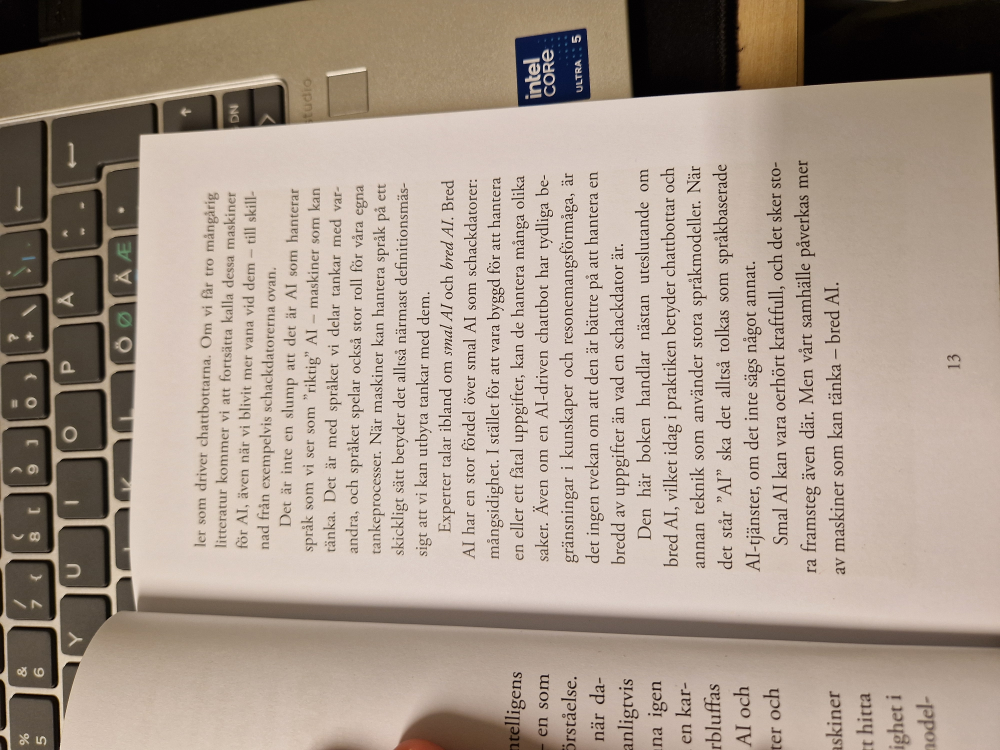
#> input picture Ai för nybörjare 2.0/20260828_091738.jpg, 4000 x 3000 px, found by its file name (shown at 1/4 size); its folder holds only this picture in this run
$ python step1_ocr.py
#> lines starting #> are read from the running program, lines starting #| are printed output that depends on the picture; after the words box and inside, x2 and y2 are one past the last pixel; in counts of white or black regions, pixels touching at a corner belong together
#!/usr/bin/env python3
"""Bokskannings-pipeline steg 1: beskär + OCR + sidnumrering.
159 foton ur repo -> beskurna huvudsidor -> OCR (swe) -> manifest med sidnummer.
"""
import os, re, json, subprocess, sys
from PIL import Image, ImageOps
import cv2
import numpy as np

SRC = "/home/agentops/bok-projekt/repo/Ai för nybörjare 2.0"
OUT_CROP = "/home/agentops/bok-projekt/crop"
OUT_OCR = "/home/agentops/bok-projekt/ocr"
os.makedirs(OUT_CROP, exist_ok=True)
os.makedirs(OUT_OCR, exist_ok=True)

files = sorted(f for f in os.listdir(SRC) if f.lower().endswith(".jpg"))
print(f"Antal foton: {len(files)}", flush=True)

def find_page_crop(im):
    """Hitta den största ljusa ytan (huvudsidan) och returnera bbox (l,t,r,b) i full upplösning."""
    small = im.resize((im.width // 6, im.height // 6))
    g = cv2.cvtColor(np.array(small), cv2.COLOR_RGB2GRAY)
    g = cv2.GaussianBlur(g, (5, 5), 0)
    _, th = cv2.threshold(g, 0, 255, cv2.THRESH_BINARY + cv2.THRESH_OTSU)
    th = cv2.morphologyEx(th, cv2.MORPH_CLOSE, np.ones((7, 7), np.uint8))
    th = cv2.morphologyEx(th, cv2.MORPH_OPEN, np.ones((5, 5), np.uint8))
    n, labels, stats, _ = cv2.connectedComponentsWithStats(th)
    if n < 2:
        return None
    # största komponent (index 0 = bakgrund)
    areas = stats[1:, cv2.CC_STAT_AREA]
    idx = 1 + int(np.argmax(areas))
    x, y, w, h = (stats[idx, cv2.CC_STAT_LEFT], stats[idx, cv2.CC_STAT_TOP],
                  stats[idx, cv2.CC_STAT_WIDTH], stats[idx, cv2.CC_STAT_HEIGHT])
    sc = im.width / small.width
    pad = int(0.01 * im.width)
    l = max(0, int(x * sc) - pad); t = max(0, int(y * sc) - pad)
    r = min(im.width, int((x + w) * sc) + pad); b = min(im.height, int((y + h) * sc) + pad)
    area_frac = (w * h) / (small.width * small.height)
    return (l, t, r, b), area_frac

# [10 lines left out: function page_number_from_text, not called in this run]

manifest = []
for i, fn in enumerate(files, 1):
    try:
        im = Image.open(os.path.join(SRC, fn))
#> im is the input picture: PIL image 4000x3000 RGB; mean R, G, B 169.3, 153.9, 140.7
        im = ImageOps.exif_transpose(im).convert("RGB")
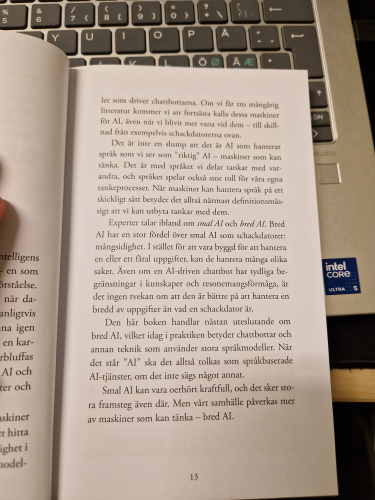
#> im: PIL image 3000x4000 RGB (shown at 1/8 size); mean R, G, B 169.3, 153.9, 140.7
        res = find_page_crop(im)
#> in find_page_crop, `small = im.resize((im.width // 6, im.height // 6))`:
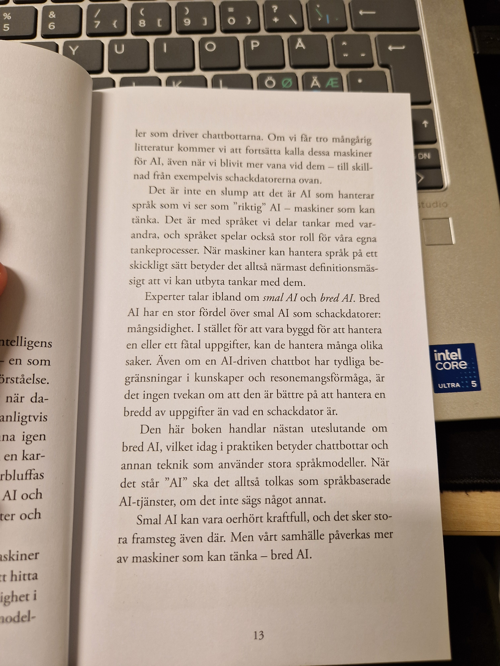
#> small: PIL image 500x666 RGB; mean R, G, B 169.3, 153.9, 140.7
#> in find_page_crop, `g = cv2.GaussianBlur(g, (5, 5), 0)`:
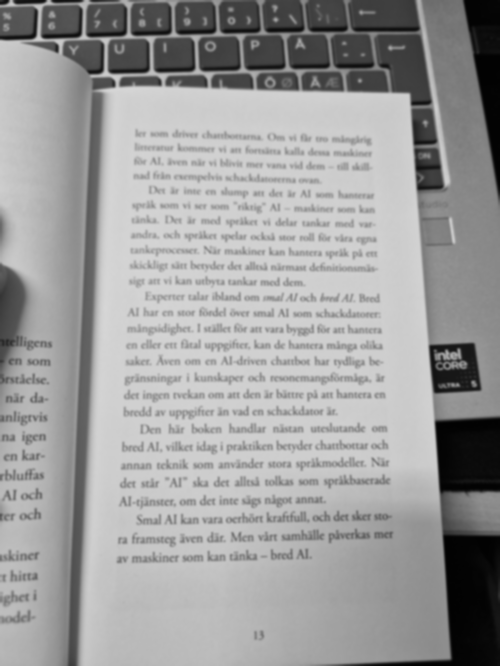
#> g: shape (666, 500); min 1, max 214, mean 157
#> in find_page_crop, `_, th = cv2.threshold(g, 0, 255, cv2.THRESH_BINARY + cv2.THRESH_OTSU)`:
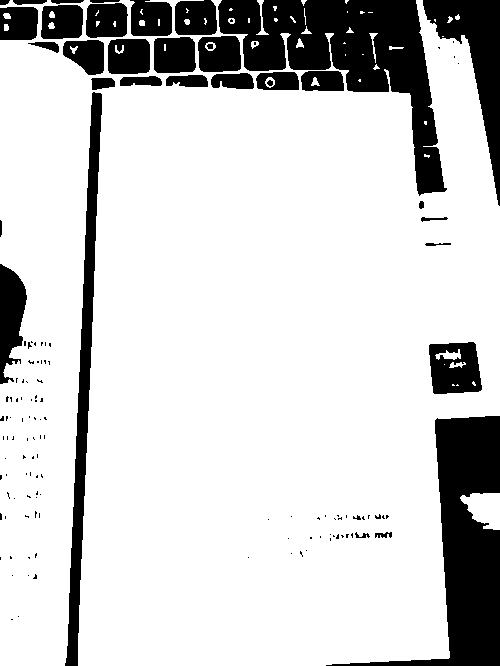
#> th: shape (666, 500); 81.4% white; 137 black regions (102 under 20 px), largest, box (x1, y1, x2, y2) and area: (218, 0, 447, 196) 16577, (326, 416, 500, 666) 13786, (65, 92, 102, 666) 6044
#> in find_page_crop, `th = cv2.morphologyEx(th, cv2.MORPH_OPEN, np.ones((5, 5), np.uint8))`:
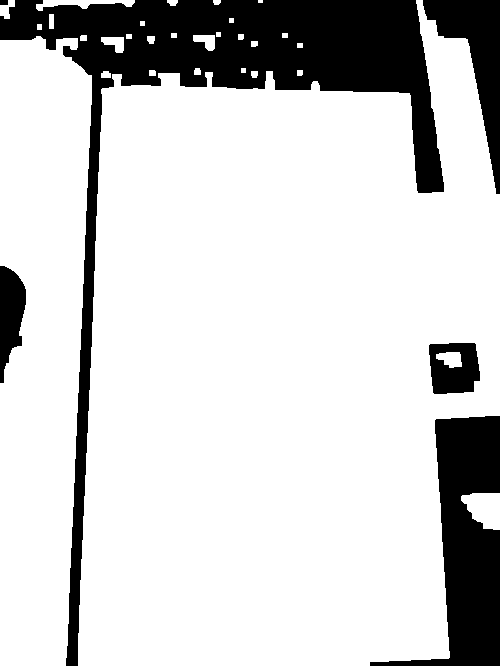
#> th: shape (666, 500); 81.2% white; 6 black regions, box (x1, y1, x2, y2) and area: (0, 0, 444, 666) 39514, (370, 416, 500, 666) 13653, (423, 0, 500, 194) 5360, (0, 266, 26, 383) 2001, (429, 343, 480, 394) 1998, (0, 0, 8, 5) 40
#> in find_page_crop, `n, labels, stats, _ = cv2.connectedComponentsWithStats(th)`:
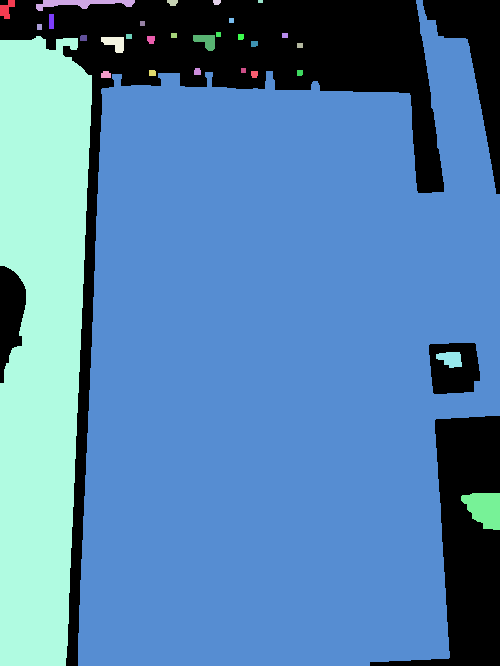
#> labels: shape (666, 500) int32; 31 distinct labels, from 0 to 30; one colour per label, 0 black
#> in find_page_crop, `n, labels, stats, _ = cv2.connectedComponentsWithStats(th)`: n = 31; stats = 31 rows, first 6: [0, 0, 500, 666, 62566], [0, 0, 15, 19, 166], [36, 0, 99, 11, 532], [167, 0, 11, 6, 53], [213, 0, 8, 5, 35], [258, 0, 5, 3, 15]
#> in find_page_crop, `areas = stats[1:, cv2.CC_STAT_AREA]`: areas = 30 values, max 219472 at index 5, min 15 at index 4, mean 9014.5
#> in find_page_crop, `idx = 1 + int(np.argmax(areas))`: idx = 6
#> in find_page_crop, `x, y, w, h = (stats[idx, cv2.CC_STAT_LEFT], stats[idx, cv2.CC_STAT_TOP..`: x = 78; y = 0; w = 422; h = 666
#> in find_page_crop, `l = max(0, int(x * sc) - pad)`: l = 438
#> in find_page_crop, `t = max(0, int(y * sc) - pad)`: t = 0
#> in find_page_crop, `r = min(im.width, int((x + w) * sc) + pad)`: r = 3000
#> in find_page_crop, `b = min(im.height, int((y + h) * sc) + pad)`: b = 4000
#> in find_page_crop, `area_frac = (w * h) / (small.width * small.height)`: area_frac = 0.844
#> res = ((438, 0, 3000, 4000), 0.844)
        if res:
            (l, t, r, b), frac = res
#> l = 438; t = 0; r = 3000; b = 4000; frac = 0.844
            crop = im.crop((l, t, r, b))
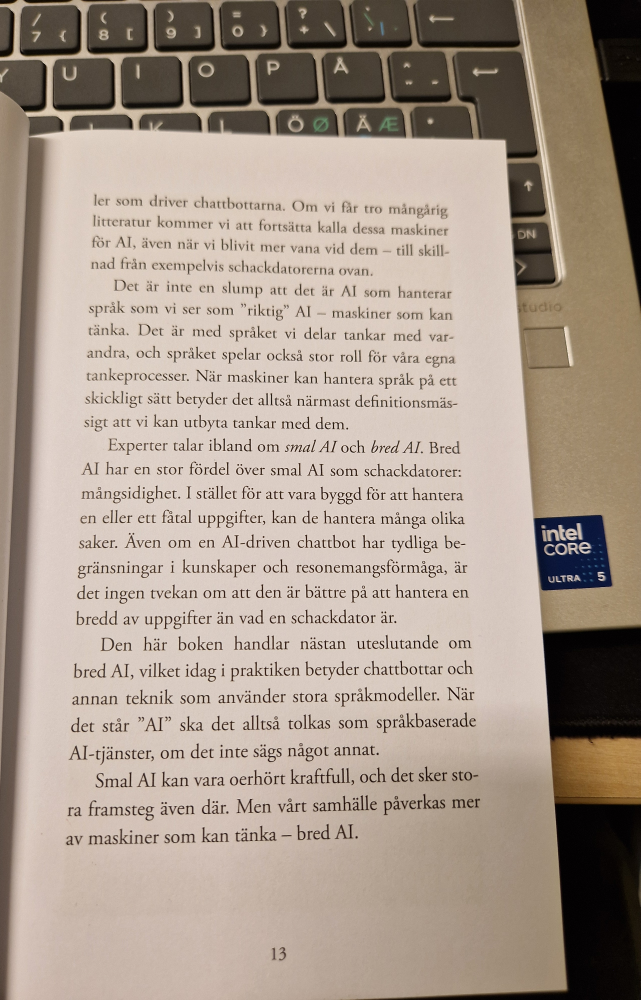
#> crop: PIL image 2562x4000 RGB (shown at 1/4 size); mean R, G, B 168.7, 153.8, 140.8
        else:
            crop, frac = im, 1.0
        # skala ner till max 1800 px bredd för PDF/OCR-hastighet
        if crop.width > 1800:
            nh = int(crop.height * 1800 / crop.width)
            crop = crop.resize((1800, nh), Image.LANCZOS)
#> crop: PIL image 1800x2810 RGB
        stem = f"{i:03d}"
        crop_path = os.path.join(OUT_CROP, f"{stem}.jpg")
        crop.save(crop_path, quality=85)
        # OCR
        txt_base = os.path.join(OUT_OCR, stem)
        subprocess.run(["tesseract", crop_path, txt_base, "-l", "swe", "--psm", "3"],
                       capture_output=True, check=True)
#> (this line was passed over: subprocess is not available in this run)
        with open(txt_base + ".txt", encoding="utf-8") as fh:
            txt = fh.read()
        pnum = page_number_from_text(txt)
        manifest.append({"idx": i, "photo": fn, "crop": crop_path,
                         "area_frac": round(float(frac), 3), "page_num": pnum,
                         "chars": len(txt)})
        print(f"[{i:3d}/{len(files)}] {fn} pagenum={pnum} frac={frac:.2f} chars={len(txt)}", flush=True)
    except Exception as e:
        print(f"[{i:3d}/{len(files)}] FEL {fn}: {e}", flush=True)
        manifest.append({"idx": i, "photo": fn, "error": str(e)})

with open("/home/agentops/bok-projekt/manifest.json", "w", encoding="utf-8") as fh:
    json.dump(manifest, fh, ensure_ascii=False, indent=1)
print("KLART: manifest.json skriven", flush=True)

$ run again, on Ai för nybörjare 2.0/20260828_092141.jpg
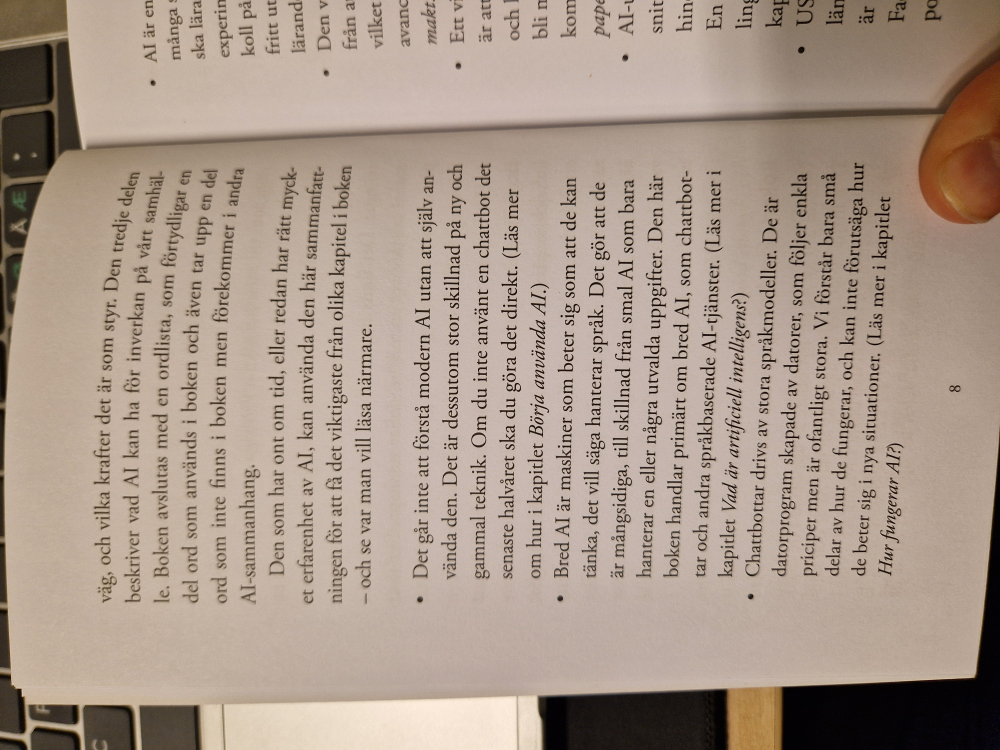
#> input picture Ai för nybörjare 2.0/20260828_092141.jpg, 4000 x 3000 px, found by its file name (shown at 1/4 size)
#> im is the input picture: PIL image 4000x3000 RGB; mean R, G, B 169, 151.5, 137.8
#> im: PIL image 3000x4000 RGB
#> in find_page_crop, `_, th = cv2.threshold(g, 0, 255, cv2.THRESH_BINARY + cv2.THRESH_OTSU)`:
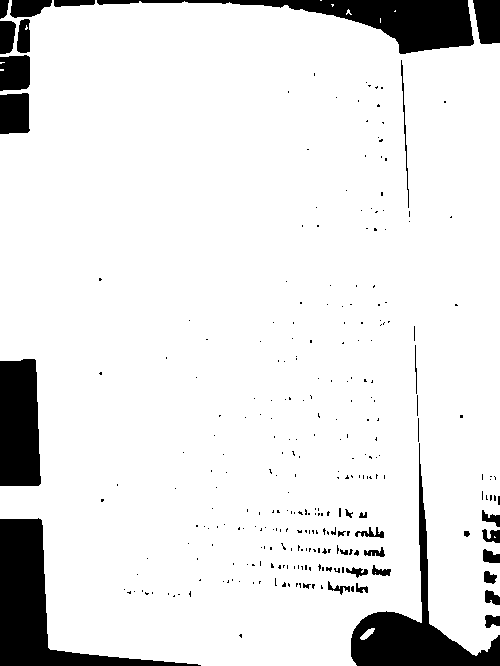
#> th: shape (666, 500); 89.9% white; 280 black regions (243 under 20 px), largest, box (x1, y1, x2, y2) and area: (0, 518, 201, 666) 7952, (97, 0, 474, 54) 6497, (351, 443, 500, 666) 6320
#> in find_page_crop, `n, labels, stats, _ = cv2.connectedComponentsWithStats(th)`:
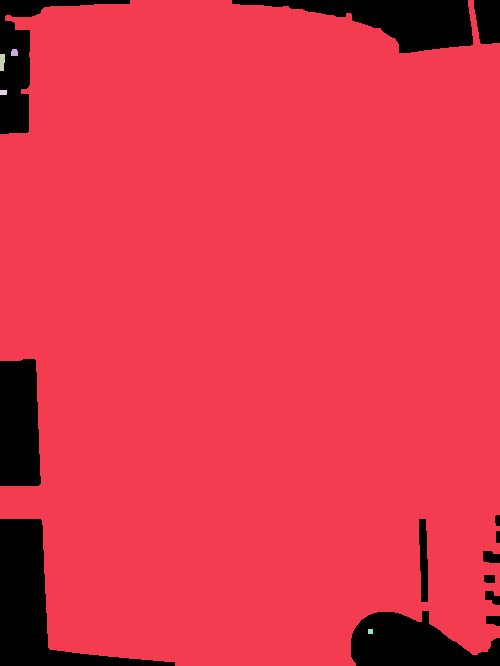
#> labels: shape (666, 500) int32; 6 distinct labels, from 0 to 5; one colour per label, 0 black
#> n = 6; stats = [[0, 0, 500, 666, 30586], [0, 0, 500, 666, 302232], [11, 49, 7, 7, 45], [0, 54, 5, 17, 77], [0, 90, 7, 5, 35], [368, 629, 5, 5, 25]]
#> areas = [302232, 45, 77, 35, 25]
#> idx = 1
#> x = 0; w = 500; h = 666
#> in find_page_crop, `l = max(0, int(x * sc) - pad)`: l = 0
#> in find_page_crop, `r = min(im.width, int((x + w) * sc) + pad)`: r = 3000
#> in find_page_crop, `b = min(im.height, int((y + h) * sc) + pad)`: b = 4000
#> area_frac = 1
#> res = ((0, 0, 3000, 4000), 1)
#> `(l, t, r, b), frac = res`: l = 0; r = 3000; b = 4000; frac = 1

$ run again, on Ai för nybörjare 2.0/20260828_092156.jpg
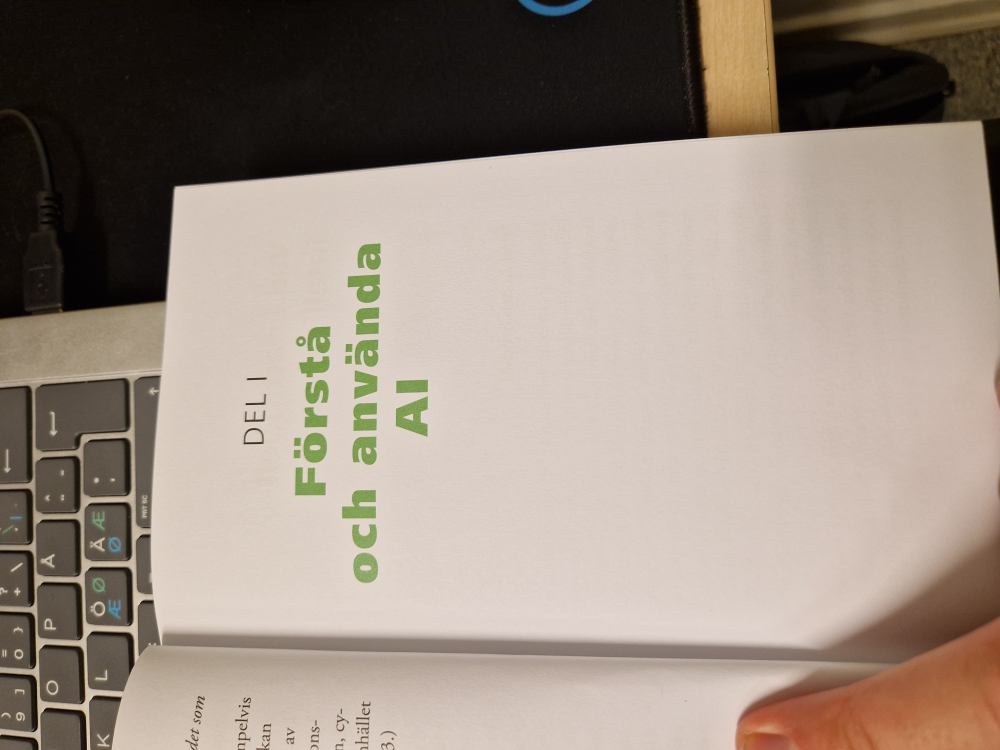
#> input picture Ai för nybörjare 2.0/20260828_092156.jpg, 4000 x 3000 px, found by its file name (shown at 1/4 size)
#> im is the input picture: PIL image 4000x3000 RGB; mean R, G, B 154.3, 140.7, 129.3
#> im: PIL image 3000x4000 RGB
#> in find_page_crop, `n, labels, stats, _ = cv2.connectedComponentsWithStats(th)`:
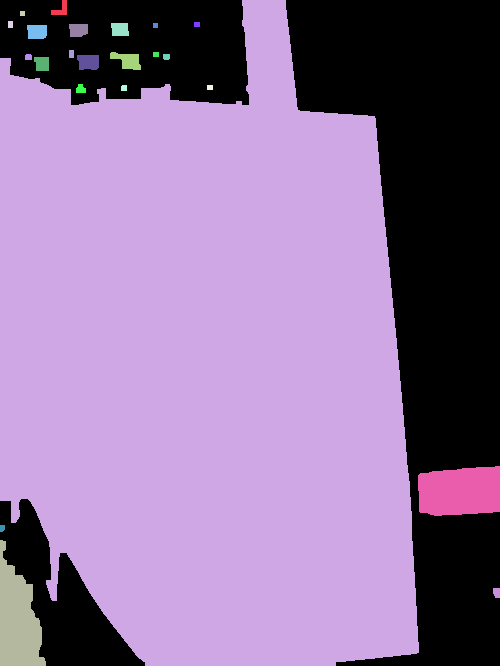
#> labels: shape (666, 500) int32; 24 distinct labels, from 0 to 23; one colour per label, 0 black
#> n = 24; stats = 24 rows, first 6: [0, 0, 500, 666, 106243], [51, 0, 16, 15, 130], [0, 0, 419, 666, 217321], [20, 11, 5, 5, 25], [8, 21, 5, 7, 35], [111, 23, 18, 13, 218]
#> areas = 23 values, max 217321 at index 1, min 25 at index 2, mean 9859
#> idx = 2
#> x = 0; w = 419; h = 666
#> in find_page_crop, `l = max(0, int(x * sc) - pad)`: l = 0
#> in find_page_crop, `r = min(im.width, int((x + w) * sc) + pad)`: r = 2544
#> in find_page_crop, `b = min(im.height, int((y + h) * sc) + pad)`: b = 4000
#> area_frac = 0.838
#> res = ((0, 0, 2544, 4000), 0.838)
#> `(l, t, r, b), frac = res`: l = 0; r = 2544; b = 4000; frac = 0.838
#> `crop = im.crop((l, t, r, b))`:
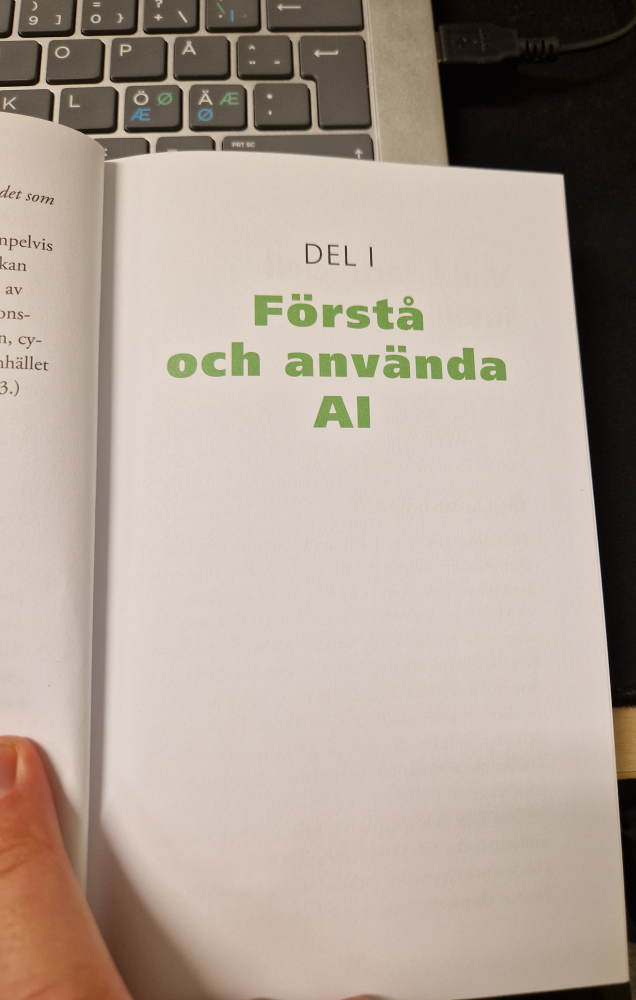
#> crop: PIL image 2544x4000 RGB (shown at 1/4 size); mean R, G, B 175, 160.4, 148.6
